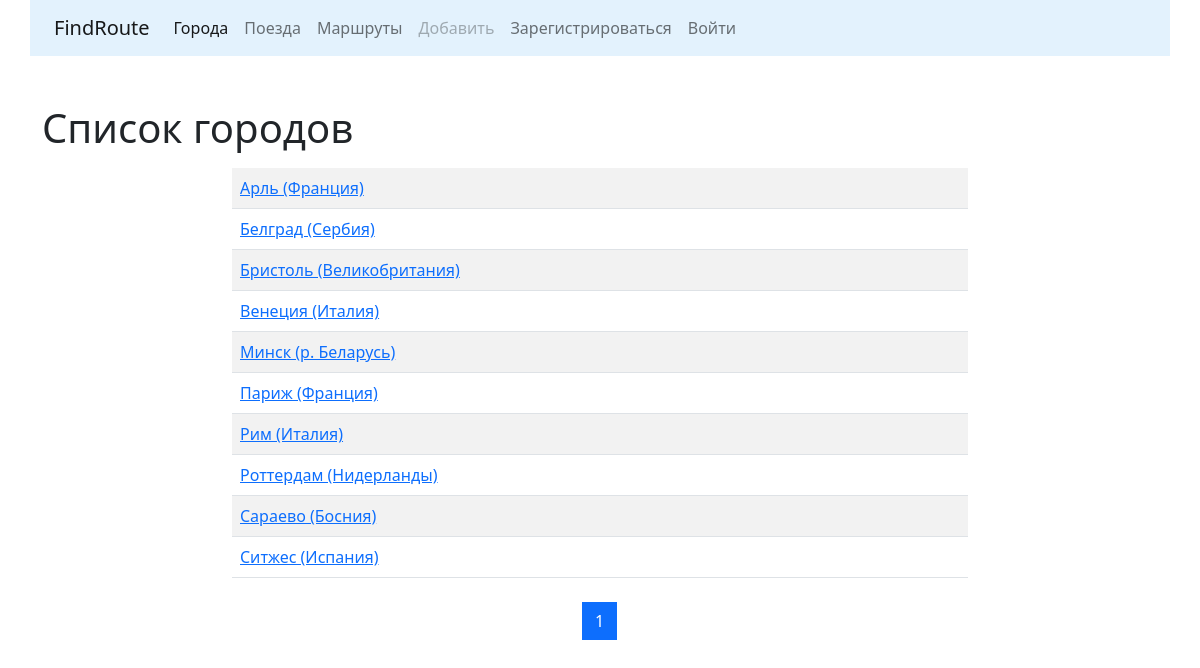
Screenshot of /cities/ with the database file from the repository.
### cities/models.py (models this page shows, shortened)
class City(models.Model):
    name = models.CharField(max_length=100, unique=True, verbose_name="Город")
    class Meta:
        verbose_name = "Город"
        verbose_name_plural = "Города"
        ordering = ['name']

### cities/views.py (the view)
# urls.py: path('', CityListView.as_view(), name='home'),
class CityListView(ListView):
    paginate_by = 10
    model = City
    template_name = 'cities/home.html'
    def get_context_data(self, **kwargs):
        context = super().get_context_data(**kwargs)
        form = CityForm()
        context['form'] = form
        return context

### cities/templates/cities/home.html (shortened to what this page needs)
{% extends 'base.html' %}
{% block content %}
	<h1>Список городов</h1>
    <div class="row">
	    <div class="col-md-8 mx-auto my-2">
		    <table class="table table-striped">
		        {% for object in page_obj %}
				    <tr>
					    <td>
						    <a href="{% url 'cities:detail' pk=object.pk %}">
							    {{ object.name }}
							</a>
						</td>
						{% if user.is_authenticated %}
						    <td>
						        <a href="{% url 'cities:update' pk=object.pk %}">
							        <button type="submit" class="btn btn-primary">
								        Редактировать
								    </button>
							    </a>
						    </td>
						    <td>
						        <a href="{% url 'cities:delete' pk=object.pk %}">
							        <button type="submit" class="btn btn-danger">
								        Удалить
								    </button>
							    </a>
						    </td>
						{% else %}
						    <td>&nbsp;</td>
					        <td>&nbsp;</td>
						{% endif %}
					</tr>
			    {% endfor %}
			</table>
		</div>
	</div>
	<nav aria-label="Пример навигации по страницам">
        <ul class="pagination justify-content-center">
            {% for page in page_obj.paginator.page_range %}
			    <li class="page-item {% if page == page_obj.number %} active {% endif %}">
			        <a class="page-link" href="?page={{ page }}">
				        {{ page }}
				    </a>
			    </li>
			{% endfor %}
        </ul>
    </nav>
{% endblock %}

### rows the page displays
City: name "Арль (Франция)"
City: name "Белград (Сербия)"
City: name "Бристоль (Великобритания)"
City: name "Венеция (Италия)"
City: name "Минск (р. Беларусь)"
City: name "Париж (Франция)"
City: name "Рим (Италия)"
City: name "Роттердам (Нидерланды)"
City: name "Сараево (Босния)"
City: name "Ситжес (Испания)"

### other values shown
{{ page }} "1"
